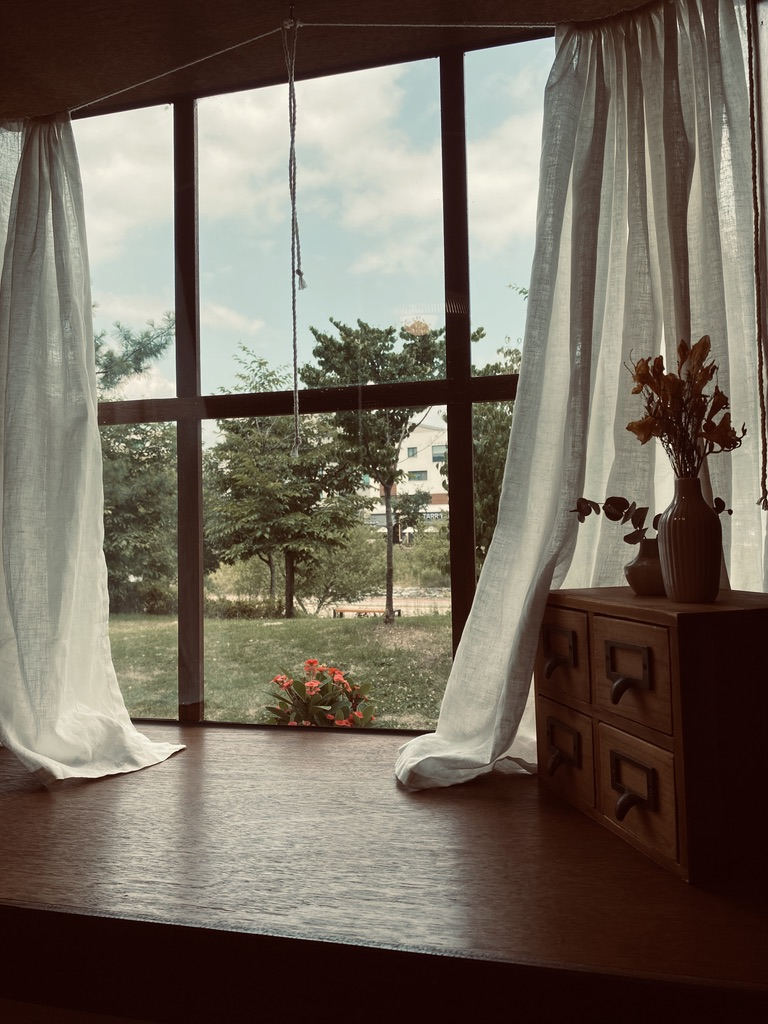
#> input picture assignment/image/origin.jpeg, 768 x 1024 px, found by its file name
$ jupyter execute --allow-errors stitching_test.ipynb
#> lines starting #> are read from the running program, lines starting #| are printed output that depends on the picture
[cell 1]
import cv2
import os
import math
import random
import glob
import sys
import numpy as np
from PIL import Image

[cell 2]
image_path = "image/origin.jpeg"
# mat -> [col, row]
cols, rows = 2, 2

[cell 3]
# 분할된 이미지를 확인하기 위한 코드
import matplotlib.pyplot as plt

def show_img(img_set):
    fig = plt.figure()
    idx = 1
    for i in range(len(img_set)):
        ax = fig.add_subplot(rows, cols, idx)
        ax.imshow(cv2.cvtColor(img_set[i], cv2.COLOR_BGR2RGB))
        ax.set_xticks([])
        ax.set_yticks([])
        idx +=1
    plt.show()

[cell 4]
# 이미지 로드
img = cv2.imread(image_path)
#> img is the input picture: shape (1024, 768, 3); mean B, G, R 93, 105.1, 114.4
# 이미지 해상도 확인
h, w = img.shape[:2]
#> h = 1024; w = 768
#print(h,w)
# 이미지 분할 -> 입력받은 매트릭 개로 분할
# 가로, 세로 크기 계산
crop_h = (h/rows if (h/rows).is_integer() else math.trunc(h/rows))
#> crop_h = 512
crop_w = (w/cols if (w/cols).is_integer() else math.trunc(w/cols))
#> crop_w = 384
#print(crop_h, crop_w)

# col by row 이미지 자르기
cropped_images = []
ratio = 0.3
for i in range(rows):
    for j in range(cols):
        left = int(j * crop_w)
        top = int(i * crop_h)
        right = int((j + 1) * crop_w)
        bottom = int((i + 1) * crop_h)
        print(f"left:{left}, top:{top}, right:{right}, bottom:{bottom}")
        #cropped_image = img[int(top - math.trunc(top * 0.3)):int(bottom + math.trunc(bottom * 0.3)), int(left - math.trunc(left * 0.3)):int(right + math.trunc(right * 0.3))]
        cropped_image = img[int(top):int(bottom), int(left):int(right)]
        # print(int(top - top * 0.3), int(bottom + bottom * 0.3), int(left - left * 0.3) , int(right + right * 0.3))

# 분할된 이미가 각 50%의 확률로 미러링, 플립핑, 90도 변환이 되록하여 아웃풋 이미지들을 만들어 낸뒤 저장
        '''
        # mirroring (좌우)
        if random.random() > 0.5:
            cropped_image = cv2.flip(cropped_image, 1)
            #print("mirroring is done")
        # flipping (상하)
        if random.random() > 0.5:
            cropped_image = cv2.flip(cropped_image, 0)
            #print("flipping is done")
        # 90도변환
        if random.random() > 0.5:
            cropped_image = cv2.rotate(cropped_image, cv2.ROTATE_90_CLOCKWISE)
            #print("rotatind is done")
        '''
        cropped_images.append(cropped_image)
#> after the loop, cropped_images = 4 items

# 이미지 저장 -> 정보를 알 수 없게
if not os.path.exists("image/crooped_images/"):
    os.mkdir("image/crooped_images/")
else:
    [os.remove(f) for f in glob.glob("image/crooped_images/*.jpg")]

for img in cropped_images:
    cv2.imwrite(f"image/crooped_images/cropped_{int(round(random.random(),7) * 10000000)}.jpg", img)
#> this loop made 4 passes
#> pass 1, `cv2.imwrite(f"image/crooped_images/cropped_{int(round(random.random(),..`:
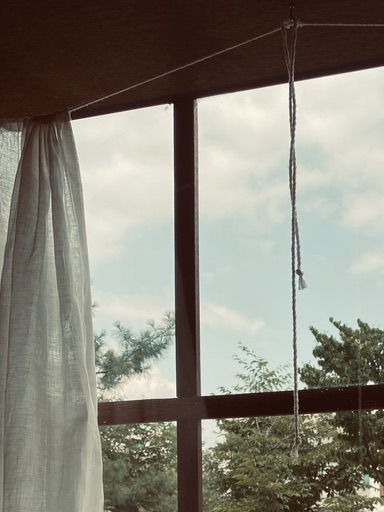
#> saved as cropped_8444219.jpg: shape (512, 384, 3); mean B, G, R 119, 130.2, 133.7
#> pass 2, `cv2.imwrite(f"image/crooped_images/cropped_{int(round(random.random(),..`:
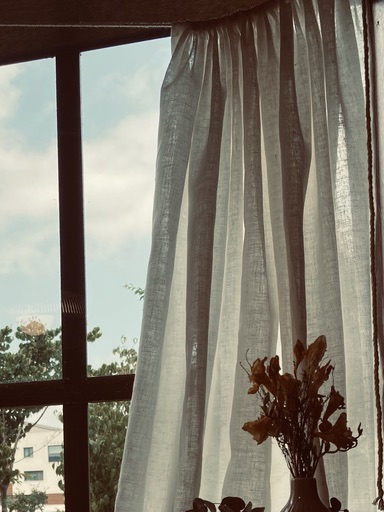
#> saved as cropped_7579544.jpg: shape (512, 384, 3); mean B, G, R 112.3, 124.1, 129.8

[cell 5]
show_img(cropped_images)
#> the loop in show_img, `for i in range(len(img_set)):` made 4 passes
#> after the loop in show_img, `for i in range(len(img_set)):`: idx = 5
#> in show_img, `plt.show()`:
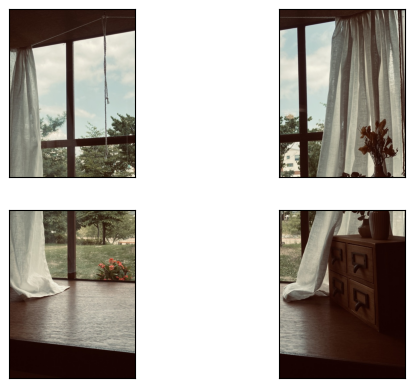
#> figure drawn by matplotlib, 4 panels

[cell 6]
stitcher = cv2.Stitcher_create()

def stitching_img(stan_img, proc_img):

    ret, dst = stitcher.stitch([stan_img, proc_img])

    if ret != cv2.Stitcher_OK:
        print('Stitch failed')
        return None, False

    return dst, True

[cell 7]
# gray sclae & down resolution
processing_img = [cv2.resize(cv2.cvtColor(img, cv2.COLOR_BGR2GRAY), (0,0), fx=4, fy=4, interpolation = cv2.INTER_AREA) for img in cropped_images]
#> processing_img = 4 items
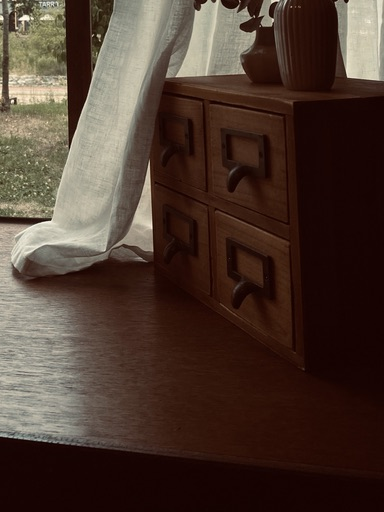
#> img: shape (512, 384, 3); mean B, G, R 47.5, 57.5, 75.8

stand_img = processing_img[0]
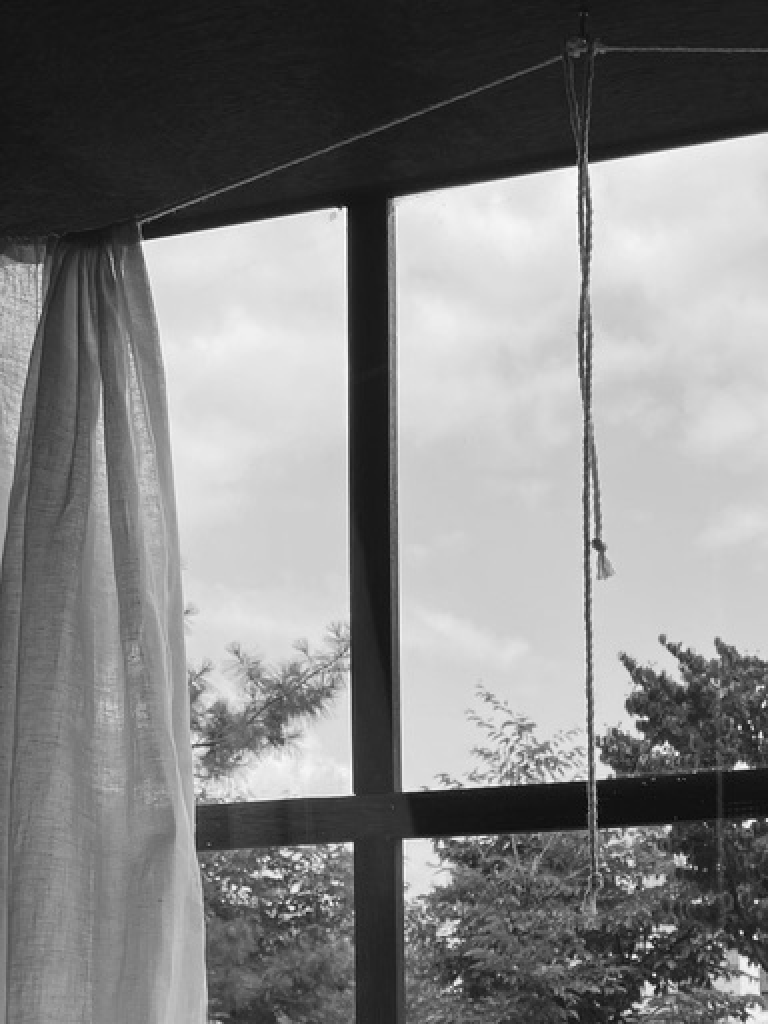
#> stand_img: shape (2048, 1536) (shown at 1/2 size); min 6, max 254, mean 130
proc_img = processing_img[1]
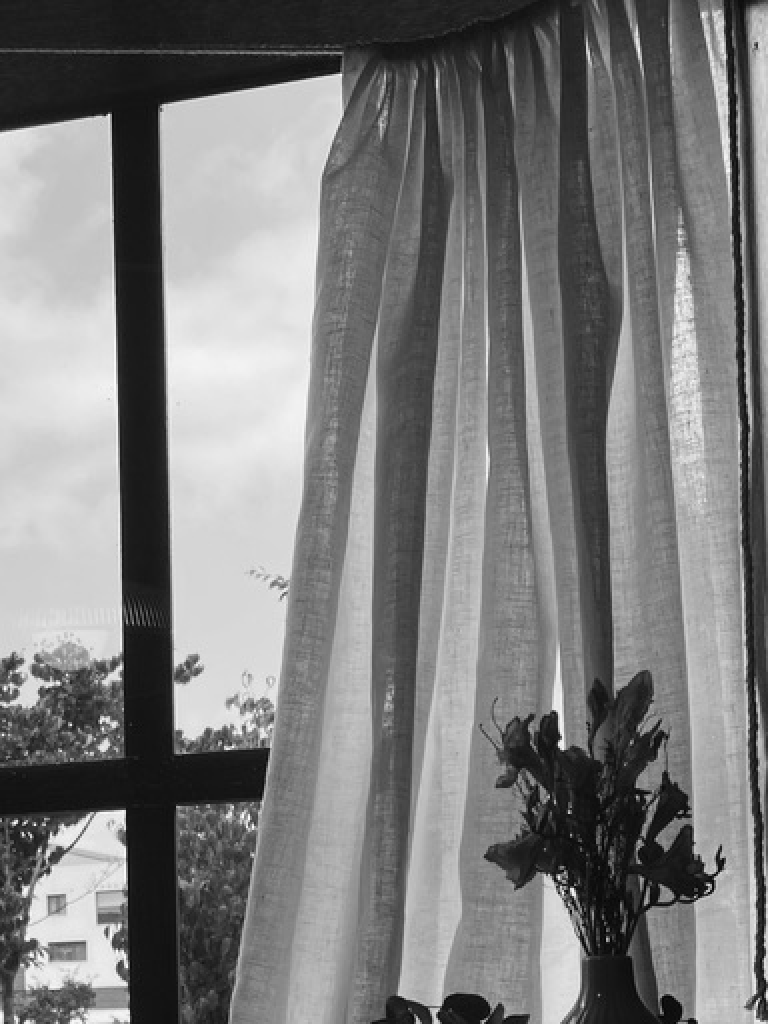
#> proc_img: shape (2048, 1536) (shown at 1/2 size); min 4, max 253, mean 124.4

# 1. not transformation
results, flag = stitching_img(stand_img, proc_img)
#> in stitching_img, `ret, dst = stitcher.stitch([stan_img, proc_img])`: ret = 1
#> flag = False
if flag == True:
    plt.imshow(results)

[cell 8]
# 2. mirroring
result, flag = stitching_img(stand_img, cv2.flip(proc_img, 1))
if result != None:
    plt.imshow(result)
print(flag)
#| False

[cell 9]
# 3. flipping
result, flag = stitching_img(stand_img, cv2.flip(proc_img, 0))
if result != None:
    plt.imshow(result)
print(flag)
#| False

[cell 10]
# 4. 90 degree rotation
result, flag = stitching_img(stand_img, cv2.rotate(proc_img, cv2.ROTATE_90_COUNTERCLOCKWISE))
if result != None:
    plt.imshow(result)
print(flag)
#| False

[cell 11]
# 5. mirroring & filpping
result, flag = stitching_img(stand_img, cv2.flip(cv2.flip(proc_img, 1), 0))
if result != None:
    plt.imshow(result)
print(flag)
#| False

[cell 12]
# 6. mirroring & 90 degree
result, flag = stitching_img(stand_img, cv2.rotate(cv2.flip(proc_img,1), cv2.ROTATE_90_COUNTERCLOCKWISE))
if result != None:
    plt.imshow(result)
print(flag)
#| False

[cell 13]
# 7. flipping & 90 degree
result, flag = stitching_img(stand_img, cv2.rotate(cv2.flip(proc_img, 0), cv2.ROTATE_90_COUNTERCLOCKWISE))
if result != None:
    plt.imshow(result)
print(flag)
#| False

[cell 14]
# 8. mirroring & flipping & 90 degree
result, flag = stitching_img(stand_img, cv2.rotate(cv2.flip(cv2.flip(proc_img, 1), 0), cv2.ROTATE_90_COUNTERCLOCKWISE))
if result != None:
    plt.imshow(result)
print(flag)
#| False

[cell 15]
import cv2
import os
import math
import random
import glob
import sys
import numpy as np
from PIL import Image

image_path = "image/origin.jpeg"
# mat -> [col, row]
cols, rows = 2, 2
stitcher = cv2.Stitcher_create()


def stitching_img(stan_img, proc_img):

    ret, dst = stitcher.stitch([stan_img, proc_img])

    if ret != cv2.Stitcher_OK:
        print('Stitch failed')
        return None, False

    return dst, True

def set_resolution(cropped_images):
    res_set = []

    for idx, img in enumerate(cropped_images):
        if idx == 0:
            stan_img_shape = img.shape[:2]
            print(stan_img_shape)
            res_set.append(img)
        else:
            if stan_img_shape == img.shape[:2]:
                #print("ok")
                res_set.append(img)
            else:
                sub_img = cv2.rotate(img, cv2.ROTATE_90_COUNTERCLOCKWISE)
                #print(sub_img.shape[:2])
                res_set.append(sub_img)

    return res_set

def show_img(img_list):
    for idx, img in enumerate(img_list):
        cv2.imshow(f"img_{idx}", img)
    cv2.waitKey(0)
    cv2.destroyAllWindows()

[cell 16]
cropped_images  = [cv2.imread(f) for f in glob.glob("image/crooped_images/*.jpg")]
#> cropped_images = []

# Gray Scale 변환
processed_img = [cv2.cvtColor(img, cv2.COLOR_BGR2GRAY) for img in cropped_images]
#> processed_img = []

# Gaussian Blur
processed_img = [cv2.GaussianBlur(img, (0,0), 2) for img in processed_img]

res_imgs = set_resolution(processed_img)
#> res_imgs = []

resolutions = [i.shape[:2] for i in res_imgs]
#> resolutions = []
print(resolutions)

# 2. image merge(using stitching)

#show_img(processed_img)
canny_img = [cv2.Canny(img, 60,200) for img in processed_img]
#> canny_img = []

show_img(res_imgs)

[cell 17]
show_img(res_imgs)
